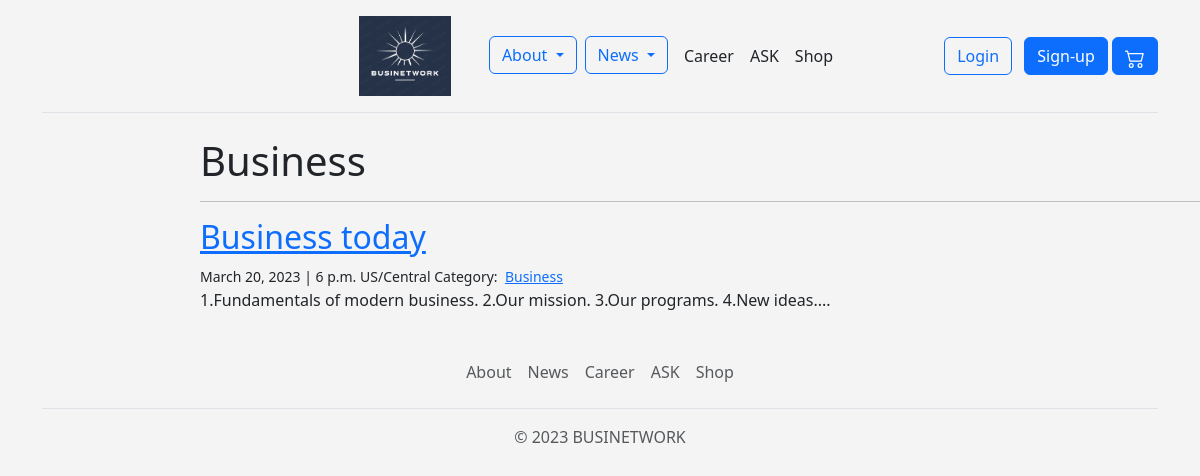
The page /news/events/Business/ on the database its author committed.
### news_final/models.py (models this page shows, shortened)
class Category(models.Model):
    name = models.CharField(max_length=20)

class Conference(models.Model):
    date = models.DateField()
    time = models.TimeField()
    place = models.CharField(max_length=30)
    categories = models.ManyToManyField('Category', related_name='conferences')
    topic = models.CharField(max_length=30)
    about = models.TextField()
    number_of_people = models.IntegerField()

### news_final/views.py (the view)
# urls.py: path('events/<category>/', views.events_category, name='events_category'),
def events_category(request, category):
    conferences = models.Conference.objects.filter(categories__name__contains=category).order_by('-date')
    context = {
        'category': category,
        'conferences': conferences
    }
    return render(request, 'events_category.html', context)

### templates/events_category.html (shortened to what this page needs)
{% extends "base.html" %}
{% block page_content %}
<div class="'col-md-8 offset-md-2">
    <h1>{{ category | title }}</h1>
    <hr>
    {% for conference in conferences %}
    <h2><a href="{% url 'events_more' conference.pk %}">{{ conference.topic }}</a></h2>
    <small>
        {{ conference.date }} | {{ conference.time }}
        {{ conference.place }}
        Category:&nbsp;
        {% for category in conference.categories.all %}
        <a href="{% url 'events_category' category.name %}">{{ category.name }}</a>&nbsp;
        {% endfor %}
    </small>
    <p>{{conference.about | slice:":200" }}...</p>
    {% endfor %}
</div>
{% endblock %}

### rows shown on the page
Category: name "Business"
Conference: topic "Business today", date "March 20, 2023", time "6 p.m.", place "US/Central", about "1.Fundamentals of modern business. 2.Our mission. 3.Our programs. 4.New ideas."
